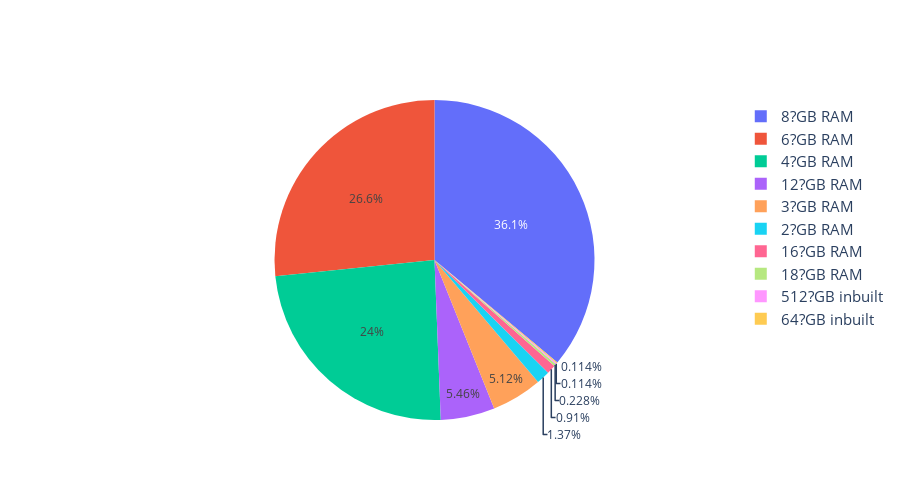

The notebook cell this image was saved under:
### Markdown cell above
#### Percentage of RAM

### Code cell
percentage_ram = data['ram'].value_counts()
fig = px.pie(percentage_ram, values=percentage_ram.values, names=percentage_ram.index)
fig = go.Figure(data=[go.Pie(labels=percentage_ram.index, values=percentage_ram.values)])
fig.update_layout(legend={'font': {'size': 15}, })
fig.update_layout(
    width=900,
    height=500
)
fig.show()

### Figure 1 — Plotly figure (JSON) as saved in the notebook; plotly's stock layout.template omitted (floating-point values rounded to 4 significant figures)
{"data": [{"labels": ["8?GB RAM", "6?GB RAM", "4?GB RAM", "12?GB RAM", "3?GB RAM", "2?GB RAM", "16?GB RAM", "18?GB RAM", "512?GB inbuilt", "64?GB inbuilt"], "type": "pie", "values": [317, 234, 211, 48, 45, 12, 8, 2, 1, 1]}], "layout": {"height": 500, "legend": {"font": {"size": 15}}, "width": 900}}
